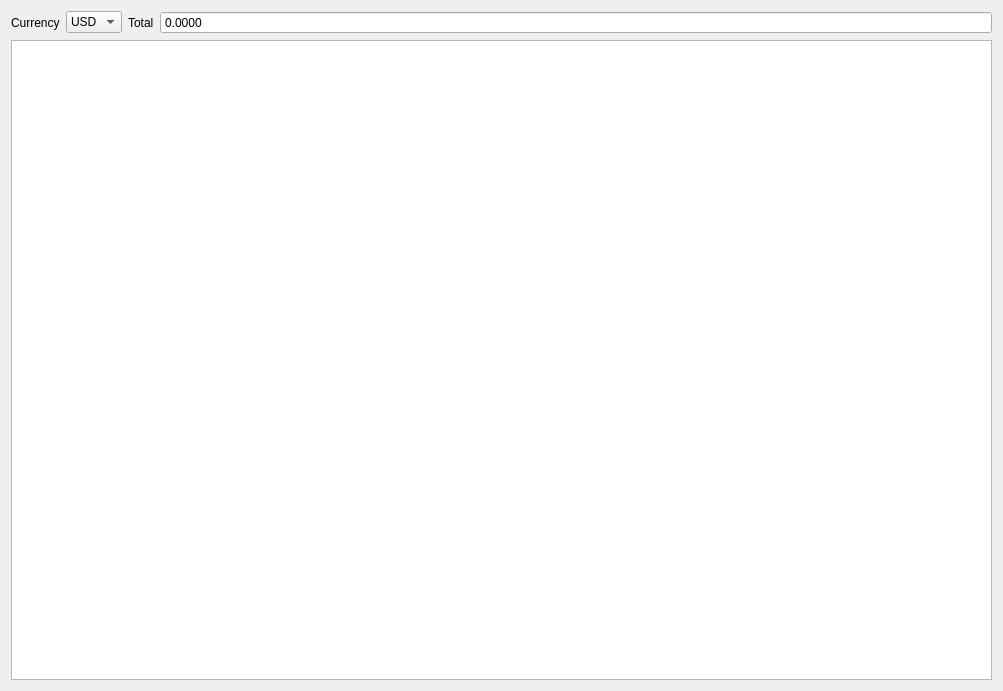
<?xml version="1.0" encoding="UTF-8"?>
<ui version="4.0">
 <class>TablePortfolioClass</class>
 <widget class="QMainWindow" name="TablePortfolioClass">
  <property name="geometry">
   <rect>
    <x>0</x>
    <y>0</y>
    <width>1003</width>
    <height>691</height>
   </rect>
  </property>
  <property name="windowTitle">
   <string>TablePortfolio</string>
  </property>
  <widget class="QWidget" name="centralWidget">
   <layout class="QGridLayout" name="gridLayout">
    <item row="0" column="0">
     <widget class="QLabel" name="labelCurrency">
      <property name="sizePolicy">
       <sizepolicy hsizetype="Fixed" vsizetype="Preferred">
        <horstretch>0</horstretch>
        <verstretch>0</verstretch>
       </sizepolicy>
      </property>
      <property name="text">
       <string>Currency</string>
      </property>
     </widget>
    </item>
    <item row="0" column="1">
     <widget class="QComboBox" name="currency">
      <property name="sizePolicy">
       <sizepolicy hsizetype="Maximum" vsizetype="Fixed">
        <horstretch>0</horstretch>
        <verstretch>0</verstretch>
       </sizepolicy>
      </property>
      <item>
       <property name="text">
        <string>USD</string>
       </property>
      </item>
      <item>
       <property name="text">
        <string>BTC</string>
       </property>
      </item>
      <item>
       <property name="text">
        <string>LTC</string>
       </property>
      </item>
      <item>
       <property name="text">
        <string>ETH</string>
       </property>
      </item>
     </widget>
    </item>
    <item row="0" column="2">
     <widget class="QLabel" name="labelTotal">
      <property name="sizePolicy">
       <sizepolicy hsizetype="Maximum" vsizetype="Preferred">
        <horstretch>0</horstretch>
        <verstretch>0</verstretch>
       </sizepolicy>
      </property>
      <property name="text">
       <string>Total</string>
      </property>
     </widget>
    </item>
    <item row="0" column="3">
     <widget class="QDoubleSpinBox" name="total">
      <property name="readOnly">
       <bool>true</bool>
      </property>
      <property name="buttonSymbols">
       <enum>QAbstractSpinBox::NoButtons</enum>
      </property>
      <property name="decimals">
       <number>4</number>
      </property>
      <property name="maximum">
       <double>9999999.000000000000000</double>
      </property>
     </widget>
    </item>
    <item row="1" column="0" colspan="4">
     <widget class="TableViewPortfolio" name="tableView"/>
    </item>
   </layout>
  </widget>
 </widget>
 <layoutdefault spacing="6" margin="11"/>
 <customwidgets>
  <customwidget>
   <class>TableViewPortfolio</class>
   <extends>QTableView</extends>
   <header>TableViewPortfolio.h</header>
  </customwidget>
 </customwidgets>
 <resources>
  <include location="TablePortfolio.qrc"/>
 </resources>
 <connections/>
</ui>
